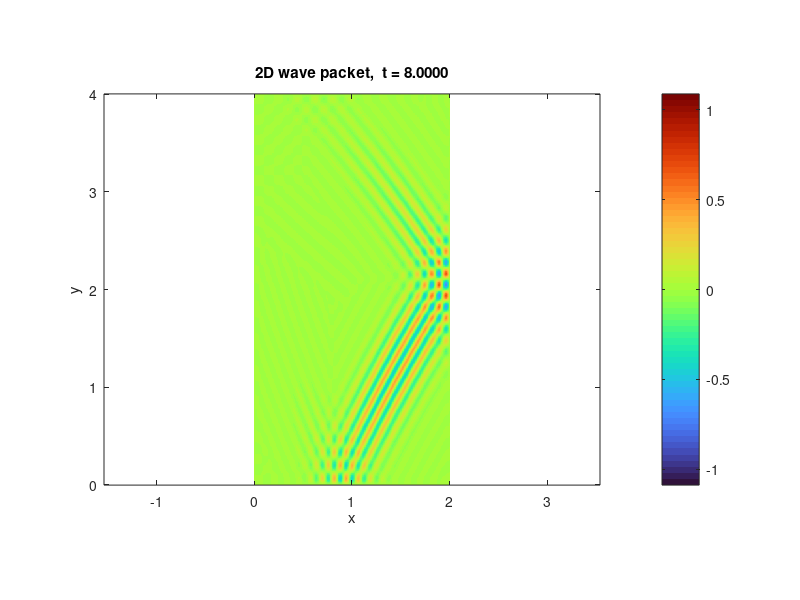

Write the MATLAB code that produced this figure.
% wave2d_rectangle_packet_fast.m
%
% 2D wave equation on a rectangle with fixed walls:
%     u_tt = c^2 (u_xx + u_yy)
%     u = 0 on the boundary
%
% Solved by double sine-series expansion.
% Initial condition: traveling Gaussian-modulated carrier wave packet.
%
% Uses exact modal propagator and faster graphics updates.

clear;
clc;
close all;

%% ========================================================================
%  OPTIONS
%  ========================================================================

opts.show_diagnostics_during_animation = false;   % true = slower
opts.show_final_amplitude_figure       = false;
opts.show_final_energy_figures         = false;
opts.print_summary                     = true;

opts.colormap_name = 'turbo';
opts.figure_name   = '2D Wave Packet on a Rectangle';

% Performance options
opts.visual_frame_stride = 1;    % 1 = draw every frame, 2 = every other frame, etc.
opts.use_drawnow_limitrate = true;
opts.reuse_graphics_handles = true;

%% ========================================================================
%  PHYSICAL / DOMAIN PARAMETERS
%  ========================================================================

Lx = 2.0;
Ly = 4.0;
c  = 2.0;

%% ========================================================================
%  MODE TRUNCATION
%  ========================================================================

M = 60;
N = 60;

%% ========================================================================
%  PROJECTION GRID
%  ========================================================================

Nxq = 200;
Nyq = 200;

xq = linspace(0, Lx, Nxq);
yq = linspace(0, Ly, Nyq);

dx = xq(2) - xq(1);
dy = yq(2) - yq(1);

[Xq, Yq] = meshgrid(xq, yq);

%% ========================================================================
%  INITIAL WAVE PACKET
%  ========================================================================

A0 = 1.0;
x0 = 0.28 * Lx;
y0 = 0.35 * Ly;

sigx = 0.08 * Lx;
sigy = 0.08 * Ly;

theta   = pi/6;
lambda0 = 0.12;
k0      = 2*pi/lambda0;

kx0 = k0 * cos(theta);
ky0 = k0 * sin(theta);

dirx = cos(theta);
diry = sin(theta);

Xc = Xq - x0;
Yc = Yq - y0;

env   = A0 * exp(-(Xc.^2)/(2*sigx^2) - (Yc.^2)/(2*sigy^2));
phase = kx0 * Xc + ky0 * Yc;

u0 = env .* cos(phase);

env_x = -(Xc / sigx^2) .* env;
env_y = -(Yc / sigy^2) .* env;

u0_x = env_x .* cos(phase) - env .* sin(phase) * kx0;
u0_y = env_y .* cos(phase) - env .* sin(phase) * ky0;

v0 = -c * (dirx * u0_x + diry * u0_y);

%% ========================================================================
%  SINE BASIS ON PROJECTION GRID
%  ========================================================================

mx = 1:M;
ny = 1:N;

Sxq = sin(xq(:) * (mx * pi / Lx));   % Nxq x M
Syq = sin(yq(:) * (ny * pi / Ly));   % Nyq x N

%% ========================================================================
%  TRAPEZOIDAL WEIGHTS
%  ========================================================================

wx = ones(Nxq, 1);
wy = ones(Nyq, 1);

wx(1)   = 0.5;
wx(end) = 0.5;
wy(1)   = 0.5;
wy(end) = 0.5;

W = wy * wx.';

U0w = u0 .* W;
V0w = v0 .* W;

%% ========================================================================
%  PROJECT TO MODAL SPACE
%  ========================================================================

Q = (4/(Lx*Ly)) * dx * dy * (Sxq.' * U0w.' * Syq);
P = (4/(Lx*Ly)) * dx * dy * (Sxq.' * V0w.' * Syq);

%% ========================================================================
%  MODAL FREQUENCIES
%  ========================================================================

[MM, NN] = ndgrid(mx, ny);
omega = c * pi * sqrt((MM/Lx).^2 + (NN/Ly).^2);

%% ========================================================================
%  DISPLAY GRID
%  ========================================================================

Nx = 300;   % lower than 400 for faster animation
Ny = 600;   % lower than 800 for faster animation

x = linspace(0, Lx, Nx);
y = linspace(0, Ly, Ny);

Sx = sin(x(:) * (mx * pi / Lx));   % Nx x M
Sy = sin(y(:) * (ny * pi / Ly));   % Ny x N

%% ========================================================================
%  TIME SETTINGS
%  ========================================================================

Tfinal  = 8.0;
nFrames = 120 * Tfinal;

dt    = Tfinal / (nFrames - 1);
tlist = (0:nFrames-1) * dt;

%% ========================================================================
%  EXACT ONE-STEP PROPAGATOR
%  ========================================================================

Cd        = cos(omega * dt);
Sd        = sin(omega * dt);
Sd_over_w = Sd ./ omega;
wSd       = omega .* Sd;

%% ========================================================================
%  FIXED COLOR LIMITS
%  ========================================================================

umax0 = max(abs(u0(:)));
if umax0 == 0
    umax0 = 1;
end
clim = 1.1 * umax0;

%% ========================================================================
%  DIAGNOSTICS STORAGE
%  ========================================================================

energy    = zeros(nFrames, 1);
rel_drift = zeros(nFrames, 1);
umax_phys = zeros(nFrames, 1);

Ekin = zeros(nFrames, 1);
Epot = zeros(nFrames, 1);

E0 = 0.5 * sum(sum(P.^2 + (omega.^2) .* (Q.^2)));
if E0 == 0
    E0 = 1;
end

%% ========================================================================
%  FIGURE / GRAPHICS SETUP
%  ========================================================================

fig = figure('Name', opts.figure_name);

try
    set(fig, 'Color', 'w');
catch
end

colormap(opts.colormap_name);

if opts.show_diagnostics_during_animation
    ax_field = subplot(2,2,[1 3]);
else
    ax_field = axes('Parent', fig);
end

% Create image once
U_init = Sx * Q * Sy.';
Uplot_init = U_init.';

hImg = imagesc(ax_field, x, y, Uplot_init);
axis(ax_field, 'xy');
axis(ax_field, 'equal');
axis(ax_field, 'tight');
caxis(ax_field, [-clim, clim]);
colorbar(ax_field);
xlabel(ax_field, 'x');
ylabel(ax_field, 'y');
hTitle = title(ax_field, sprintf('2D wave packet,  t = %.4f', 0));

if opts.show_diagnostics_during_animation
    ax_energy = subplot(2,2,2);
    hEnergy = plot(ax_energy, NaN, NaN, 'LineWidth', 1.5);
    grid(ax_energy, 'on');
    xlim(ax_energy, [tlist(1), tlist(end)]);
    xlabel(ax_energy, 't');
    ylabel(ax_energy, 'E(t)');
    title(ax_energy, 'Total modal energy');

    ax_drift = subplot(2,2,4);
    hDrift = plot(ax_drift, NaN, NaN, 'LineWidth', 1.5);
    grid(ax_drift, 'on');
    xlim(ax_drift, [tlist(1), tlist(end)]);
    xlabel(ax_drift, 't');
    ylabel(ax_drift, '(E(t)-E_0)/E_0');
    title(ax_drift, 'Relative energy drift');
end

%% ========================================================================
%  ANIMATION LOOP
%  ========================================================================

for it = 1:nFrames
    t = tlist(it);

    % Reconstruct field
    U = Sx * Q * Sy.';
    Uplot = U.';

    % Diagnostics
    Ekin(it)      = 0.5 * sum(sum(P.^2));
    Epot(it)      = 0.5 * sum(sum((omega.^2) .* (Q.^2)));
    energy(it)    = Ekin(it) + Epot(it);
    rel_drift(it) = (energy(it) - E0) / E0;
    umax_phys(it) = max(abs(Uplot(:)));

    % Update graphics only on selected visual frames
    if mod(it-1, opts.visual_frame_stride) == 0 || it == nFrames
        set(hImg, 'CData', Uplot);
        set(hTitle, 'String', sprintf('2D wave packet,  t = %.4f', t));

        if opts.show_diagnostics_during_animation
            set(hEnergy, 'XData', tlist(1:it), 'YData', energy(1:it));
            set(hDrift,  'XData', tlist(1:it), 'YData', rel_drift(1:it));
        end

        if opts.use_drawnow_limitrate
            try
                drawnow limitrate;
            catch
                drawnow;
            end
        else
            drawnow;
        end
    end

    % Advance one exact propagator step
    if it < nFrames
        Qnew = Cd .* Q + Sd_over_w .* P;
        Pnew = -wSd .* Q + Cd .* P;

        Q = Qnew;
        P = Pnew;
    end
end

%% ========================================================================
%  TEXT SUMMARY
%  ========================================================================

if opts.print_summary
    fprintf('Initial energy           : %.16e\n', energy(1));
    fprintf('Final energy             : %.16e\n', energy(end));
    fprintf('Max abs relative drift   : %.16e\n', max(abs(rel_drift)));
    fprintf('Max physical amplitude   : %.16e\n', max(umax_phys));
end

%% ========================================================================
%  OPTIONAL FINAL FIGURES
%  ========================================================================

if opts.show_final_energy_figures
    figure('Name', 'Energy diagnostics');
    plot(tlist, Ekin, 'LineWidth', 1.5);
    hold on;
    plot(tlist, Epot, 'LineWidth', 1.5);
    plot(tlist, energy, '--', 'LineWidth', 1.5);
    hold off;
    grid on;
    xlabel('t');
    ylabel('Energy');
    legend('Kinetic', 'Potential', 'Total');
    title('Energy partition');
end

if opts.show_final_amplitude_figure
    figure('Name', 'Amplitude diagnostic');
    plot(tlist, umax_phys, 'LineWidth', 1.5);
    grid on;
    xlabel('t');
    ylabel('max |u(x,y,t)|');
    title('Maximum physical-space amplitude');
end
